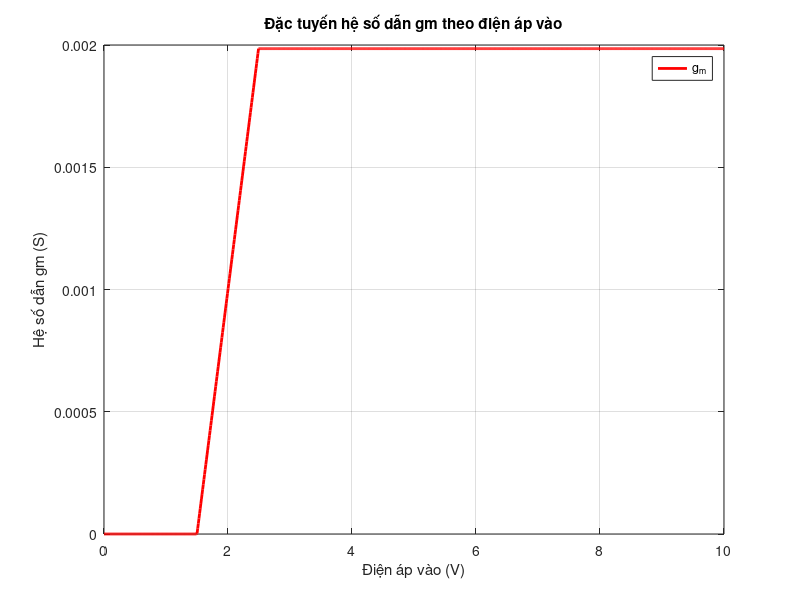
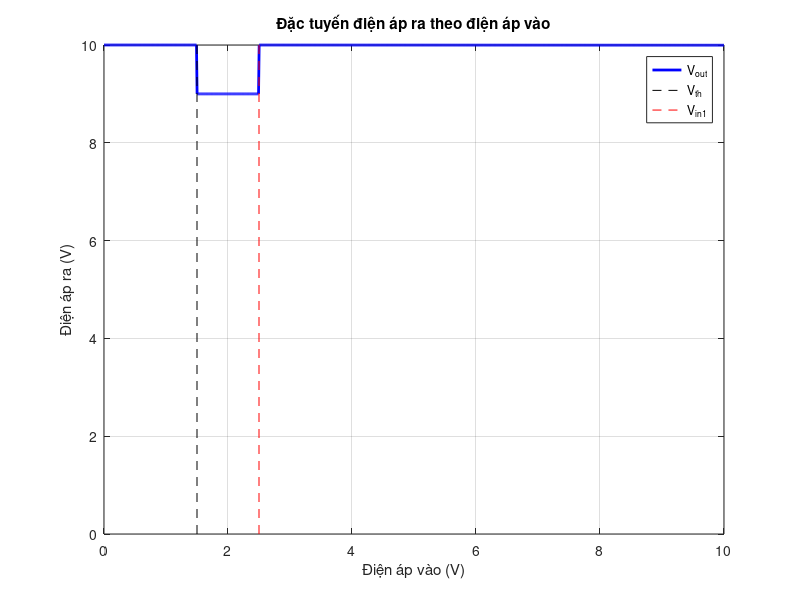

Recreate these plots in MATLAB, in order.
clc; clear; close all;

%% Thông số MOSFET và mạch
Vth = 1.5;  % Điện áp ngưỡng (V)
kn = 1e-3;  % Hệ số khuếch đại (A/V^2)
Ids = 1e-3; % Dòng điện tải (A)
Vdd = 10;   % Điện áp nguồn (V)
Rs = 1e3;   % Điện trở nguồn suy biến (ohm)

%% Tính toán các điểm quan trọng
Vin1 = Vth + (Ids / kn); % Điểm chuyển đổi chế độ

%% Quét giá trị Vin
Vin = linspace(0, 10, 1000); 
Vout = zeros(size(Vin)); 
gm = zeros(size(Vin)); 

for i = 1:length(Vin)
    if Vin(i) < Vth 
        Vout(i) = Vdd; % MOSFET tắt
        gm(i) = 0;
    elseif Vin(i) < Vin1 
        Vout(i) = Vdd - Ids * Rs; % Vùng bão hòa
        gm(i) = 2 * kn * (Vin(i) - Vth);
    else 
        Vout(i) = Vdd - (Vin(i) - Vth) / (1 / kn + Rs); % Vùng tuyến tính
        gm(i) = gm(i-1);
    end
end

%% Vẽ đồ thị đặc tuyến Vout - Vin
figure;
plot(Vin, Vout, 'b', 'LineWidth', 2);
hold on;
plot([Vth Vth], [0 Vdd], '--k');
plot([Vin1 Vin1], [0 Vdd], '--r');
grid on;
xlabel('Điện áp vào (V)');
ylabel('Điện áp ra (V)');
title('Đặc tuyến điện áp ra theo điện áp vào');
legend('V_{out}', 'V_{th}', 'V_{in1}');
hold off;

%% Vẽ đồ thị gm - Vin
figure;
plot(Vin, gm, 'r', 'LineWidth', 2);
grid on;
xlabel('Điện áp vào (V)');
ylabel('Hệ số dẫn gm (S)');
title('Đặc tuyến hệ số dẫn gm theo điện áp vào');
legend('g_m');

%% Lưu hình ảnh
saveas(gcf, 'gm_vs_vin.png');
